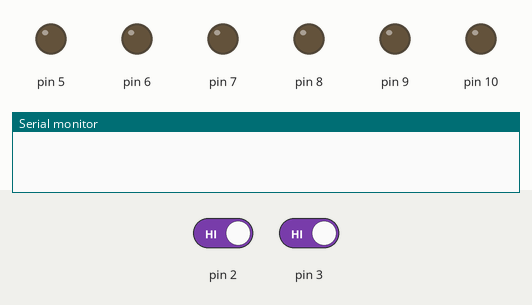
Simulated run of this sketch. Board: Arduino Uno, built with avr-gcc and run on an emulated ATmega328P. On the bench: output pins drawn as LEDs (lit = HIGH), the last lines printed to the serial monitor. The test bench sets the inputs (shaded band); at power-on: pin 2 HIGH, pin 3 HIGH.

Above: at 1.2 s.
1.3 s: pin 2 driven LOW
At 4.0 s:
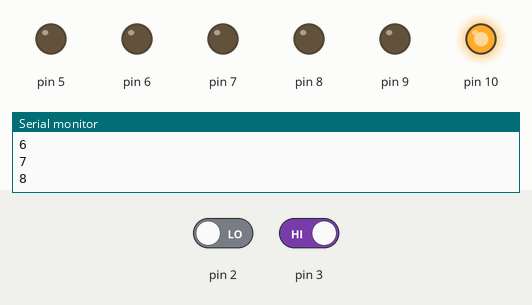
4.3 s: pin 3 driven LOW
At 5.1 s:
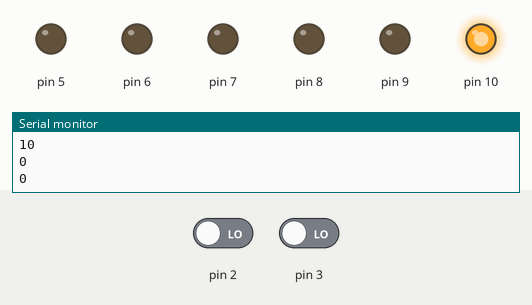
5.8 s: pin 3 driven HIGH
At 6.55 s:
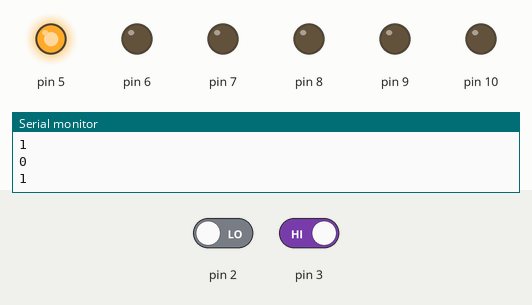
8.8 s: pin 2 driven HIGH
At 9.9 s:
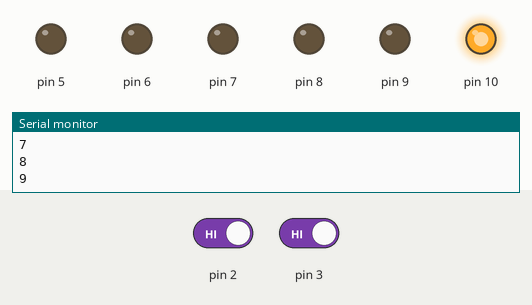
Timing chart, 0 to 11.3 s (numbered marks = the images above; inputs shaded):
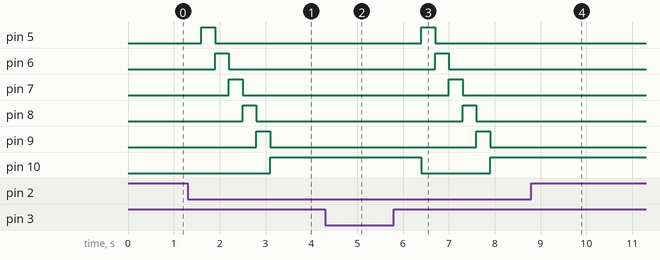

The sketch:

Button_click_counter.ino
```cpp
int k;
void setup()
{
  Serial.begin(9600);
  pinMode(5, 1);
  pinMode(6, 1);
  pinMode(7, 1);
  pinMode(8, 1);
  pinMode(9, 1);
  pinMode(10, 1);
}
void loop()
{
  int x = digitalRead(2);
  int c = digitalRead(3);
  if (x == 0)
  {
    k++;
    delay(300);

    if (k > 10)
    {
      k = 0;
    }
    Serial.println(k);
  }
  if (c == 0)
  {
    k--;
    delay(300);

    if (k < 0)
    {
      k = 0;
    }
    Serial.println(k);
  }

  if (k == 1)
  {
    digitalWrite(5, 1);
    digitalWrite(6, 0);
    digitalWrite(7, 0);
    digitalWrite(8, 0);
    digitalWrite(9, 0);
    digitalWrite(10, 0);
  }
  if (k == 2)
  {
    digitalWrite(5, 0);
    digitalWrite(6, 1);
    digitalWrite(7, 0);
    digitalWrite(8, 0);
    digitalWrite(9, 0);
    digitalWrite(10, 0);
  }
  if (k == 3)
  {
    digitalWrite(5, 0);
    digitalWrite(6, 0);
    digitalWrite(7, 1);
    digitalWrite(8, 0);
    digitalWrite(9, 0);
    digitalWrite(10, 0);
  }
  if (k == 4)
  {
    digitalWrite(5, 0);
    digitalWrite(6, 0);
    digitalWrite(7, 0);
    digitalWrite(8, 1);
    digitalWrite(9, 0);
    digitalWrite(10, 0);
  }
  if (k == 5)
  {
    digitalWrite(5, 0);
    digitalWrite(6, 0);
    digitalWrite(7, 0);
    digitalWrite(8, 0);
    digitalWrite(9, 1);
    digitalWrite(10, 0);
  }
  if (k == 6)
  {
    digitalWrite(5, 0);
    digitalWrite(6, 0);
    digitalWrite(7, 0);
    digitalWrite(8, 0);
    digitalWrite(9, 0);
    digitalWrite(10, 1);
  }
}
```

Measured:
- after the input at 1.3 s, pin 5: LOW → HIGH after 0.30 s, → LOW 0.30 s later; pin 6: LOW → HIGH after 0.60 s, → LOW 0.30 s later; pin 7: LOW → HIGH after 0.90 s, → LOW 0.30 s later; pin 8: LOW → HIGH after 1.2 s, → LOW 0.30 s later; pin 9: LOW → HIGH after 1.5 s, → LOW 0.30 s later
- after the input at 4.3 s, pin 5: stays LOW (without the input it goes to HIGH after 0.60 s); pin 6: stays LOW (without the input it goes to HIGH after 0.90 s); pin 7: stays LOW (without the input it goes to HIGH after 1.2 s); pin 10: stays HIGH (without the input it goes to LOW after 0.60 s)
- after the input at 5.8 s, pin 5: LOW → HIGH after 0.60 s, → LOW 0.30 s later; pin 6: LOW → HIGH after 0.90 s, → LOW 0.30 s later; pin 7: LOW → HIGH after 1.2 s, → LOW 0.30 s later; pin 8: LOW → HIGH after 1.5 s, → LOW 0.30 s later; pin 9: LOW → HIGH after 1.8 s, → LOW 0.30 s later
- after the input at 8.8 s, pin 5: stays LOW (without the input it goes to HIGH after 0.90 s); pin 6: stays LOW (without the input it goes to HIGH after 1.2 s); pin 7: stays LOW (without the input it goes to HIGH after 1.5 s); pin 8: stays LOW (without the input it goes to HIGH after 1.8 s); pin 9: stays LOW (without the input it goes to HIGH after 2.1 s)
